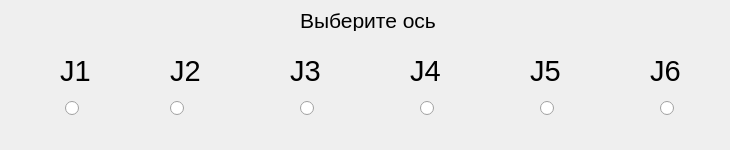
      <widget class="QWidget" name="tab_5">
       <attribute name="title">
        <string>Управление джостиком</string>
       </attribute>
       <widget class="QWidget" name="widget_2" native="true">
        <property name="geometry">
         <rect>
          <x>20</x>
          <y>0</y>
          <width>701</width>
          <height>141</height>
         </rect>
        </property>
        <widget class="QLabel" name="label_25">
         <property name="geometry">
          <rect>
           <x>40</x>
           <y>50</y>
           <width>55</width>
           <height>41</height>
          </rect>
         </property>
         <property name="font">
          <font>
           <pointsize>22</pointsize>
          </font>
         </property>
         <property name="layoutDirection">
          <enum>Qt::LeftToRight</enum>
         </property>
         <property name="text">
          <string>J1</string>
         </property>
        </widget>
        <widget class="QLabel" name="label_26">
         <property name="geometry">
          <rect>
           <x>630</x>
           <y>50</y>
           <width>55</width>
           <height>41</height>
          </rect>
         </property>
         <property name="font">
          <font>
           <pointsize>22</pointsize>
          </font>
         </property>
         <property name="layoutDirection">
          <enum>Qt::LeftToRight</enum>
         </property>
         <property name="text">
          <string>J6</string>
         </property>
        </widget>
        <widget class="QLabel" name="label_27">
         <property name="geometry">
          <rect>
           <x>390</x>
           <y>50</y>
           <width>55</width>
           <height>41</height>
          </rect>
         </property>
         <property name="font">
          <font>
           <pointsize>22</pointsize>
          </font>
         </property>
         <property name="layoutDirection">
          <enum>Qt::LeftToRight</enum>
         </property>
         <property name="text">
          <string>J4</string>
         </property>
        </widget>
        <widget class="QLabel" name="label_28">
         <property name="geometry">
          <rect>
           <x>510</x>
           <y>50</y>
           <width>55</width>
           <height>41</height>
          </rect>
         </property>
         <property name="font">
          <font>
           <pointsize>22</pointsize>
          </font>
         </property>
         <property name="layoutDirection">
          <enum>Qt::LeftToRight</enum>
         </property>
         <property name="text">
          <string>J5</string>
         </property>
        </widget>
        <widget class="QLabel" name="label_29">
         <property name="geometry">
          <rect>
           <x>150</x>
           <y>50</y>
           <width>55</width>
           <height>41</height>
          </rect>
         </property>
         <property name="font">
          <font>
           <pointsize>22</pointsize>
          </font>
         </property>
         <property name="layoutDirection">
          <enum>Qt::LeftToRight</enum>
         </property>
         <property name="text">
          <string>J2</string>
         </property>
        </widget>
        <widget class="QLabel" name="label_30">
         <property name="geometry">
          <rect>
           <x>270</x>
           <y>50</y>
           <width>55</width>
           <height>41</height>
          </rect>
         </property>
         <property name="font">
          <font>
           <pointsize>22</pointsize>
          </font>
         </property>
         <property name="layoutDirection">
          <enum>Qt::LeftToRight</enum>
         </property>
         <property name="text">
          <string>J3</string>
         </property>
        </widget>
        <widget class="QRadioButton" name="radioJ1">
         <property name="geometry">
          <rect>
           <x>45</x>
           <y>100</y>
           <width>16</width>
           <height>17</height>
          </rect>
         </property>
         <property name="text">
          <string/>
         </property>
        </widget>
        <widget class="QRadioButton" name="radioJ2">
         <property name="geometry">
          <rect>
           <x>150</x>
           <y>100</y>
           <width>16</width>
           <height>17</height>
          </rect>
         </property>
         <property name="text">
          <string/>
         </property>
        </widget>
        <widget class="QRadioButton" name="radioJ3">
         <property name="geometry">
          <rect>
           <x>280</x>
           <y>100</y>
           <width>16</width>
           <height>17</height>
          </rect>
         </property>
         <property name="text">
          <string/>
         </property>
        </widget>
        <widget class="QRadioButton" name="radioJ4">
         <property name="geometry">
          <rect>
           <x>400</x>
           <y>100</y>
           <width>16</width>
           <height>17</height>
          </rect>
         </property>
         <property name="text">
          <string/>
         </property>
        </widget>
        <widget class="QRadioButton" name="radioJ5">
         <property name="geometry">
          <rect>
           <x>520</x>
           <y>100</y>
           <width>16</width>
           <height>17</height>
          </rect>
         </property>
         <property name="text">
          <string/>
         </property>
        </widget>
        <widget class="QRadioButton" name="radioJ6">
         <property name="geometry">
          <rect>
           <x>640</x>
           <y>100</y>
           <width>16</width>
           <height>17</height>
          </rect>
         </property>
         <property name="text">
          <string/>
         </property>
        </widget>
        <widget class="QLabel" name="label_31">
         <property name="geometry">
          <rect>
           <x>280</x>
           <y>10</y>
           <width>151</width>
           <height>21</height>
          </rect>
         </property>
         <property name="font">
          <font>
           <pointsize>16</pointsize>
          </font>
         </property>
         <property name="text">
          <string>Выберите ось</string>
         </property>
        </widget>
       </widget>
      </widget>
